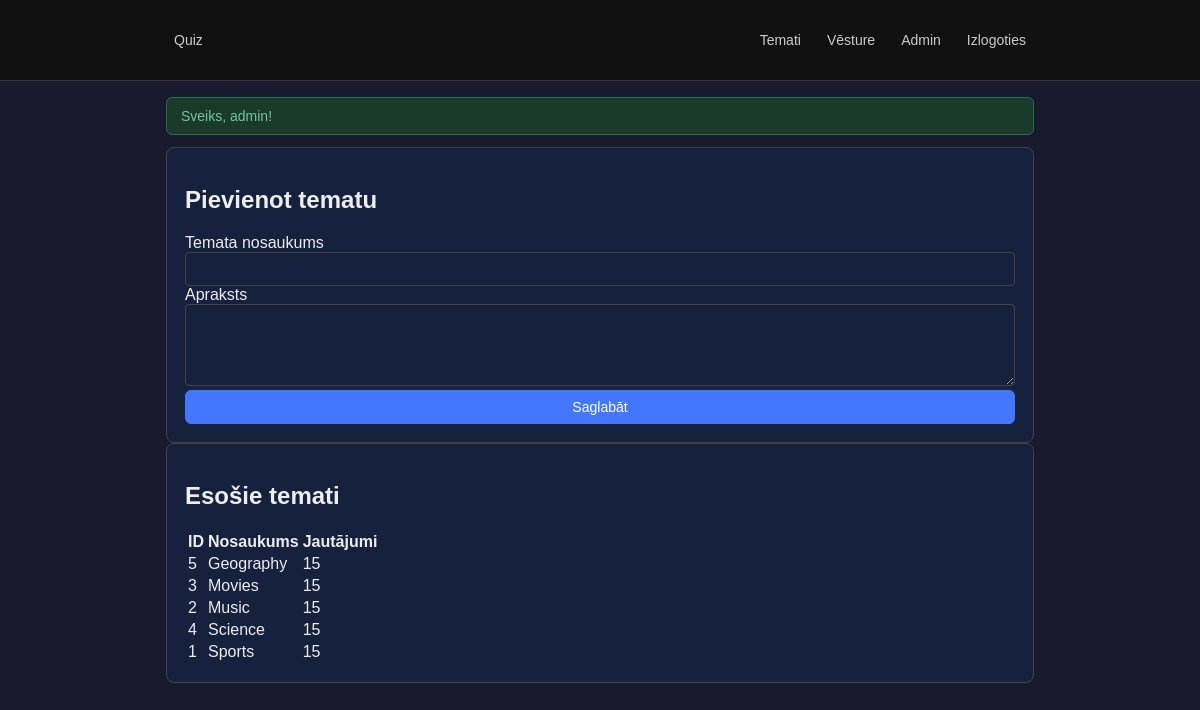
The page /admin/topics.php (signed in) on the database its author committed.
### tables this page shows
CREATE TABLE topics (
    id INT AUTO_INCREMENT PRIMARY KEY,
    name VARCHAR(100) NOT NULL,
    description TEXT NULL
);

### db.php (called while the page is built, shortened)
<?php
function db(): PDO
{
    static $pdo = null;
    if ($pdo === null) {
        $dsn = 'mysql:host=' . DB_HOST . ';dbname=' . DB_NAME . ';charset=utf8mb4';
        $options = [
            PDO::ATTR_ERRMODE => PDO::ERRMODE_EXCEPTION,
            PDO::ATTR_DEFAULT_FETCH_MODE => PDO::FETCH_ASSOC,
            PDO::ATTR_EMULATE_PREPARES => false,
        ];
        $pdo = new PDO($dsn, DB_USER, DB_PASS, $options);
    }
    return $pdo;
}

### includes/functions.php (called while the page is built, shortened)
<?php
require_once __DIR__ . '/../db.php';
function e(string $value): string
{
    return htmlspecialchars($value, ENT_QUOTES, 'UTF-8');
}
function getTopics(): array
{
    $stmt = db()->query('SELECT id, name, description FROM topics ORDER BY name');
    return $stmt->fetchAll();
}
function getQuestionCountForTopic(int $topicId): int
{
    $stmt = db()->prepare('SELECT COUNT(*) FROM questions WHERE topic_id = ?');
    $stmt->execute([$topicId]);
    return (int)$stmt->fetchColumn();
}

### admin/topics.php (the view, shortened to what this page needs)
<?php
require_once __DIR__ . '/../includes/functions.php';
$topics = getTopics();
require_once __DIR__ . '/../includes/header.php';
?>
<div class="two-col">
    <div class="card">
        <h2>Pievienot tematu</h2>
        <form method="post" class="stack">
            <label>Temata nosaukums
                <input type="text" name="name" required>
            </label>
            <label>Apraksts
                <textarea name="description" rows="4"></textarea>
            </label>
            <button class="btn btn-primary" type="submit">Saglabāt</button>
        </form>
    </div>
    <div class="card">
        <h2>Esošie temati</h2>
        <div class="table-wrap">
            <table>
                <thead>
                    <tr><th>ID</th><th>Nosaukums</th><th>Jautājumi</th></tr>
                </thead>
                <tbody>
                    <?php foreach ($topics as $topic): ?>
                        <tr>
                            <td><?= (int)$topic['id'] ?></td>
                            <td><?= e($topic['name']) ?></td>
                            <td><?= getQuestionCountForTopic((int)$topic['id']) ?></td>
                        </tr>
                    <?php endforeach; ?>
                </tbody>
            </table>
        </div>
    </div>
</div>
<?php require_once __DIR__ . '/../includes/footer.php'; ?>

### assets/style.css (style rules this page uses)
:root { --bg: #1a1a2e; --text: #eee; --primary: #4477ff; --border: #444; }
* { box-sizing: border-box; }
body { margin: 0; font-family: Arial, sans-serif; background: var(--bg); color: var(--text); }
.card { background: #16213e; border: 1px solid var(--border); border-radius: 8px; padding: 18px; }
.two-col { grid-template-columns: 1fr 1fr; }
input[type="text"], textarea, select { width: 100%; padding: 8px; border: 1px solid var(--border); background: #16213e; color: var(--text); border-radius: 4px; font-size: 14px; }
.btn { padding: 8px 14px; border: 1px solid #555; background: #2a2a3e; color: #eee; cursor: pointer; border-radius: 6px; font-size: 14px; text-decoration: none; display: inline-block; }
.btn-primary { background: var(--primary); border-color: var(--primary); color: #fff; width: 100%; }

### rows shown on the page
topics: id "5", name "Geography", id "15"
topics: id "3", name "Movies", id "15"
topics: id "2", name "Music", id "15"
topics: id "4", name "Science", id "15"
topics: id "1", name "Sports", id "15"

### other values the page prints
$msg "Sveiks, admin!"
